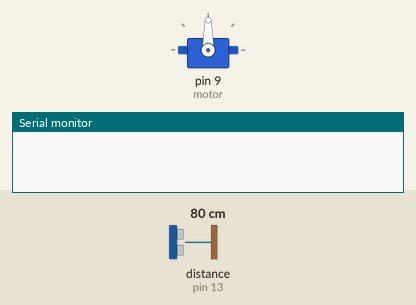
This sketch was run on a simulated Arduino Uno, built with avr-gcc and run on an emulated ATmega328P. Parts: servo, the last lines printed to the serial monitor. The inputs (shaded band) are chosen by the test bench; at power-on: distance to the obstacle (sensor on pin 13) 80 cm.

Above: at 1.2 s.
1.3 s: distance to the obstacle (sensor on pin 13) set to 22 cm
2.8 s: distance to the obstacle (sensor on pin 13) set to 18 cm
At 2.95 s:
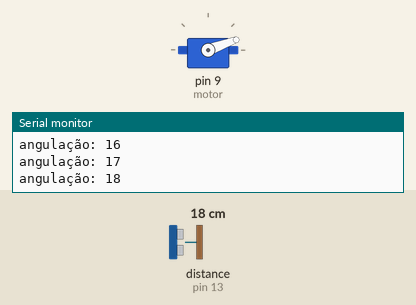
At 6.3 s:
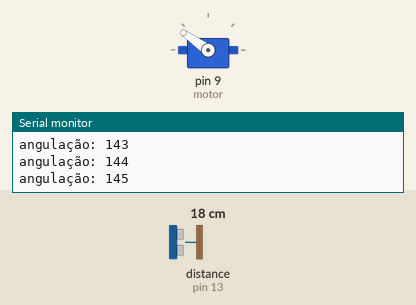
Timing chart, 0 to 11.8 s (numbered marks = the images above; inputs shaded):
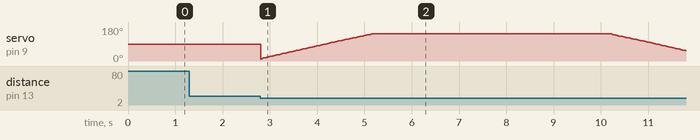

Measured:
- the behaviour switches between 21 and 20 cm on distance to the obstacle (sensor on pin 13) (found by bisection; images 0 and 1)
- after the input at 1.3 s, every drawn part: stays the same

The sketch:

main_servo_code.ino
```cpp
#include <Ultrasonic.h>
#include <Servo.h>

Ultrasonic sonar(12,13);
Servo motor;
int distancia;
int ang;

void setup(){
  motor.attach(9);
  Serial.begin(9600);
}
void loop(){
  distancia = sonar.read();
  ang = 10;

  if (distancia <= 20){
    for(ang = 10; ang <= 145; ang += 1){
      motor.write(ang);
      Serial.print("angulação: ");
      Serial.println(ang);
      delay(10);
      }
    delay(5000);

    for(ang = 145; ang >= 10; ang -= 1){
      motor.write(ang);
      Serial.print("angulação: ");
      Serial.println(ang);
      delay(10);
    }
    delay(1000);
  }
}
```
